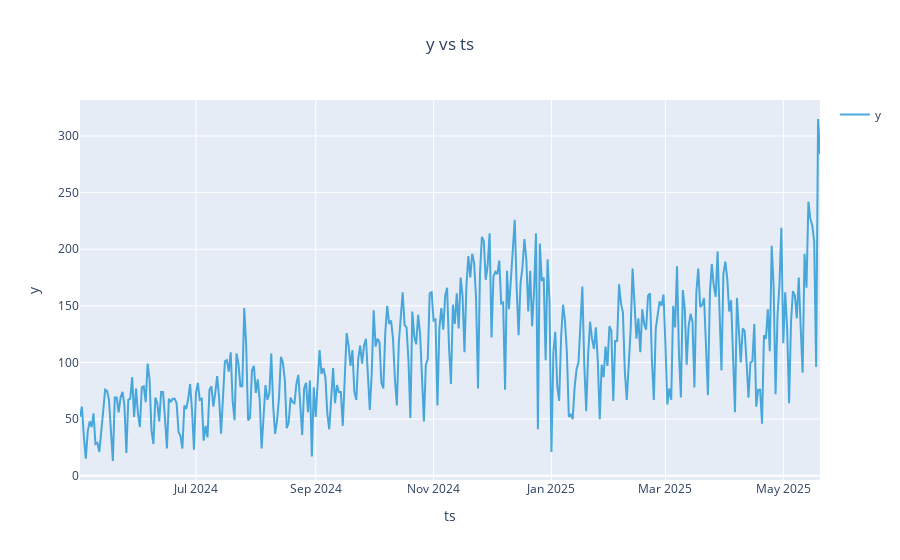

This figure's notebook cell:
### Code cell
freq = 'D'

ts = UnivariateTimeSeries()
ts.load_data(
    df=df_sum,
    time_col="ts",
    value_col="y",
    freq=freq
    # anomaly_info=anomaly_info,
    # regressor_cols=["sale_price"]
)

ts.plot()

### Figure 1 — Plotly figure (JSON) as saved in the notebook; plotly's stock layout.template omitted (floating-point values rounded to 4 significant figures; data arrays with more than 128 entries replaced by an {"elided": "..."} marker saying what was removed)
{"data": [{"line": {"color": "rgb(32, 149, 212)"}, "mode": "lines", "name": "y", "opacity": 0.8, "type": "scatter", "x": {"elided": "384 str values"}, "y": {"elided": "384 int values"}}], "layout": {"legend": {"traceorder": "reversed"}, "showlegend": true, "title": {"text": "y vs ts", "x": 0.5}, "xaxis": {"title": {"text": "ts"}}, "yaxis": {"title": {"text": "y"}}}}
